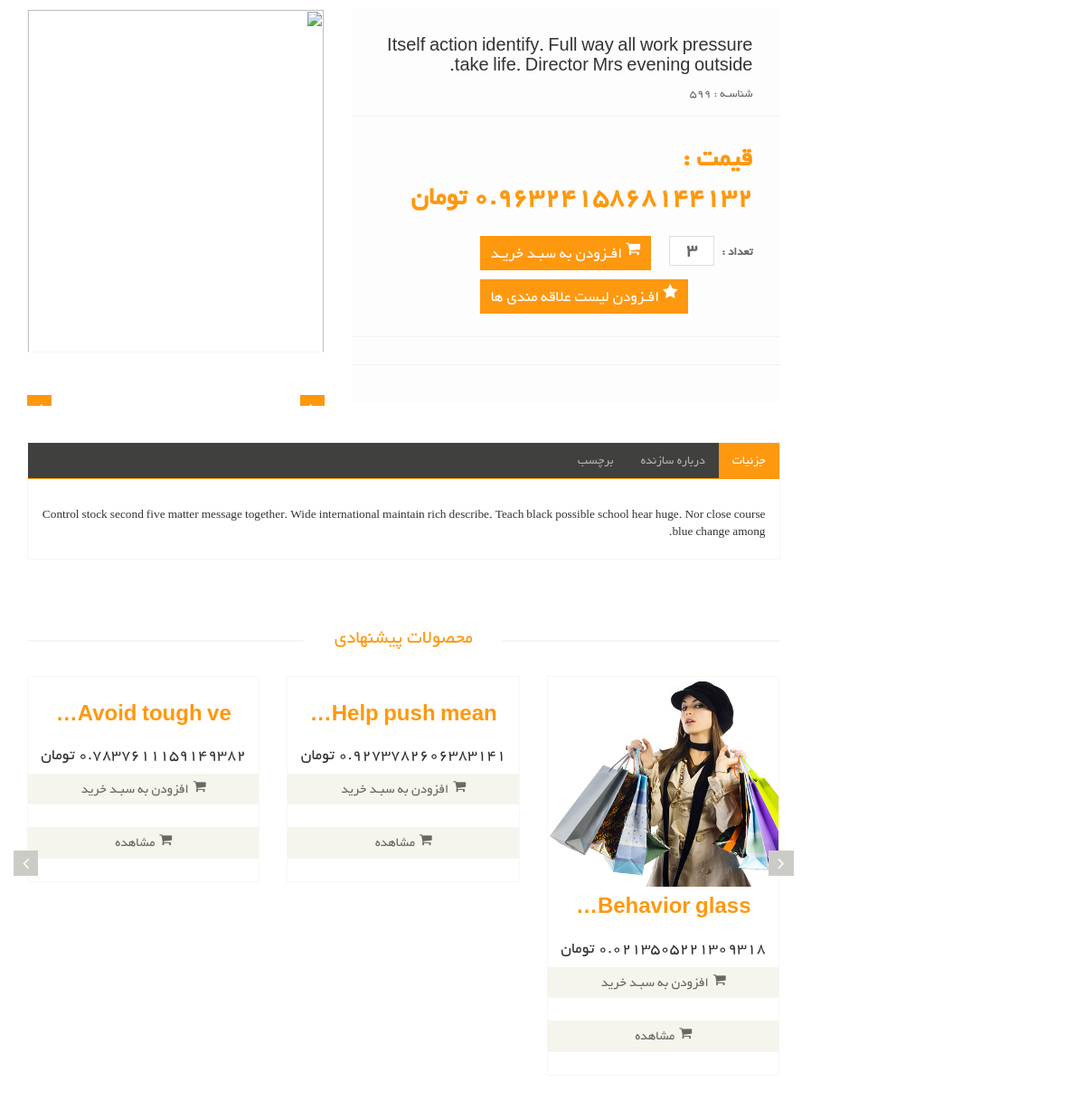
The page /product/599 on the database as committed earlier.
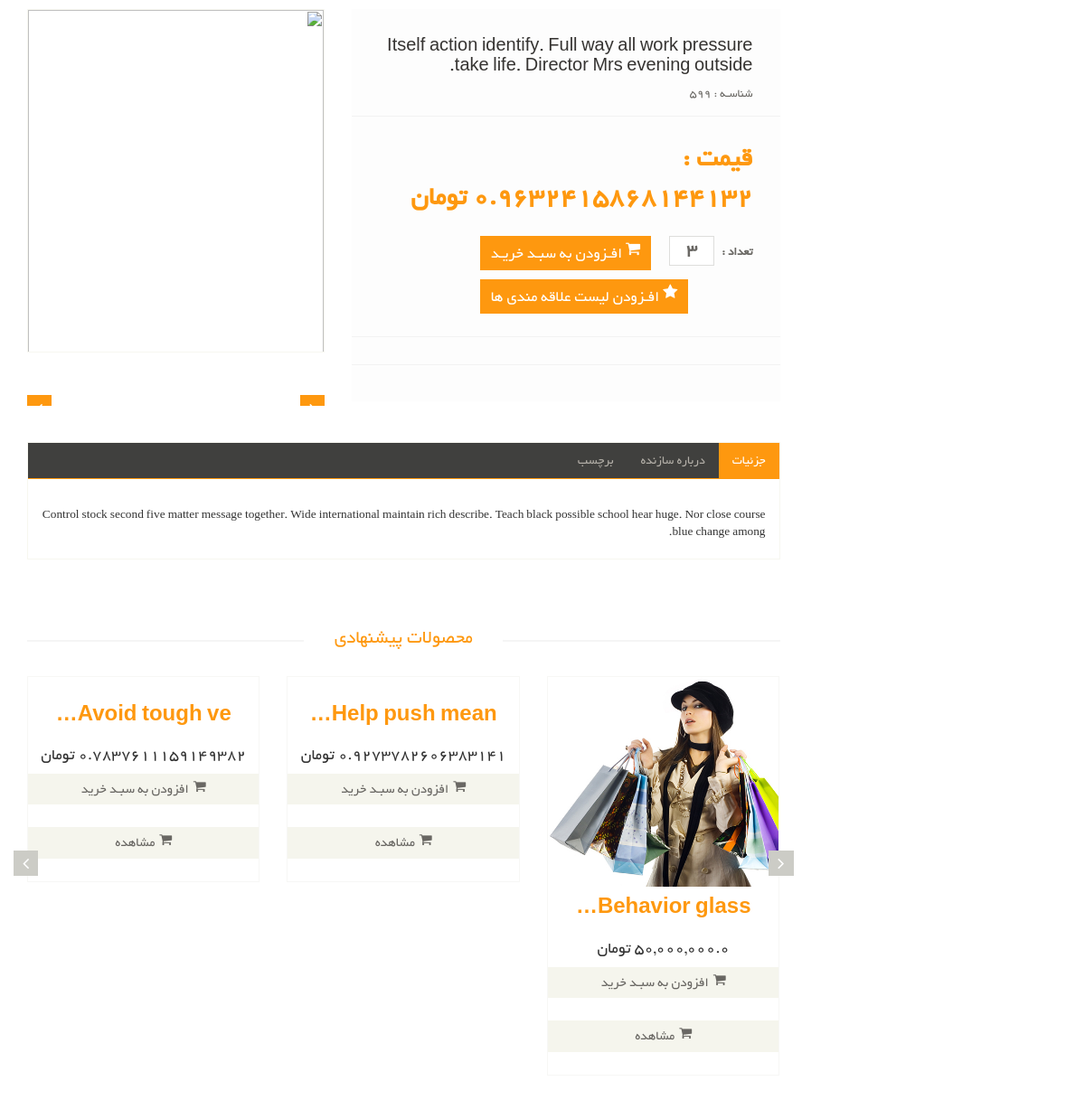
The same page on the database as committed later.
### Eshop_Product/models.py (models this page shows, shortened)
class Product(models.Model):
    name = models.CharField(max_length=100, db_index=True, verbose_name='نام')
    price = models.FloatField(verbose_name='قیمت')
    rating = models.IntegerField(validators=[MinValueValidator(0), MaxValueValidator(5)], verbose_name='ریت ها')
    description = models.TextField(db_index=True, verbose_name='توضیحات اصلی')
    short_description = models.TextField(db_index=True, verbose_name='توضیحات کوتاه')
    slug = models.SlugField(db_index=True, unique=True, blank=True, verbose_name='عنوان در url')
    is_active = models.BooleanField(default=True, verbose_name="فعال")
    category = models.ManyToManyField(ProductCategory, db_index=True, related_name='Products', verbose_name='کتگوری ها',
                                      blank=True, null=True)
    product_tags = models.ManyToManyField(ProductTag, related_name='Tags', verbose_name='تگ های محصول', blank=True,
                                          null=True)
    is_delete = models.BooleanField(default=False, verbose_name="حذف کردن")
    brand = models.ForeignKey(ProductBrand, null=True, blank=True, verbose_name='برند', on_delete=models.CASCADE)
    image = models.ImageField(upload_to='image/product/', null=True, blank=True, verbose_name='تصویر محصول')
    class Meta:
        verbose_name = 'محصول'
        verbose_name_plural = 'محصولات'
        unique_together = (('slug', 'id', 'is_active', 'is_delete'),)

### Eshop_Product/views.py (the view)
# urls.py: path("<int:pk>", Product_Detail.as_view(), name='product_detail_page'),
class Product_Detail(DetailView):
    template_name = 'Eshop_Product/Product_Detail.html'
    model = Product
    context_object_name = 'Product_Detail'
    def get_context_data(self, **kwargs):
        user_ip = get_client_ip(self.request)
        con = super().get_context_data(**kwargs)
        product = self.get_object()
        request = self.request
        user_id = None
        if request.user.is_authenticated:
            user_id = self.request.user.id
        if not ProductVisit.objects.filter(ipaddress=user_ip, product=product).exists():
            ProductVisit.objects.create(ipaddress=user_ip, product=product, user_id=user_id).save()
        con['tags'] = self.object.product_tags.filter(is_delete=False, is_active=True).all()
        galleries = list(self.object.galleries.filter(is_delete=False, is_active=True).all())
        galleries.insert(0, self.object)
        con['galleries'] = list_slicer(galleries, 3)
        con['releted_product'] = list_slicer(list(Product.objects.filter(Q(is_delete=False, is_active=True),
                                                                         Q(brand_id=self.object.brand_id),
                                                                         ).exclude(pk=self.object.id
                                                                                   ).all()), 3)
        return con

### polls/templatetags/poll_extras.py (called while the page is built)
@register.filter(name='tdc')
def tdc(value: int):
    return '{:,}'.format(value)

### utils/get_ip.py (called while the page is built)
def get_client_ip(request):
    x_forwarded_for = request.META.get('HTTP_X_FORWARDED_FOR')
    if x_forwarded_for:
        x_forwarded_for = x_forwarded_for.split(',')[0]
    else:
        x_forwarded_for = request.META.get('REMOTE_ADDR')
    return x_forwarded_for

### utils/list_slicer.py (called while the page is built)
def list_slicer(UnSlicedList: list, group_size: int = 4):
    return_list = []
    ranged_list = range(0, len(UnSlicedList), group_size)
    for i in ranged_list:
        return_list.append(UnSlicedList[i:i + group_size])
    return return_list

### templates/Eshop_Product/Product_Detail.html (shortened to what the changed rows need)
{% extends 'Base/Base.html' %}
{% load static %}
{% load poll_extras %}
{% load thumbnail %}
{% load render_partial %}
{% block content %}
    <section>
        <div class="container">
            <div class="row">
                <div class="col-sm-9 padding-right">
                    <div class="product-details">
                        <div class="col-sm-7">
                            <div class="product-information">
                                <div>
                                    <h2>{{ Product_Detail.name }}</h2>
                                </div>
                            </div>
                        </div>
                    </div>
                    <div class="recommended_items">
                        <h2 class="title text-center">محصولات پیشنهادی</h2>
                        <div id="recommended-item-carousel" class="carousel slide" data-ride="carousel">
                            <div class="carousel-inner">
                                {% for products in releted_product %}
                                    <div class="item {% if forloop.first %} active{% endif %}">
                                        {% for product in products %}
                                            <div class="col-sm-4">
                                                <div class="product-image-wrapper">
                                                    <div class="single-products">
                                                        <div class="productinfo text-center">
                                                            {% thumbnail product.image '268x134' crop="center" as img %}
                                                                <img src="{{ img.url }}" alt="">
                                                            {% endthumbnail %}
                                                            <h2>{{ product.name|truncatechars:15 }}</h2>
                                                            <h4>{{ product.price|tdc }} تومان</h4>
                                                            <a href="#" class="btn btn-default add-to-cart"><i
                                                                    class="fa fa-shopping-cart"></i>افزودن به سبـد خرید</a>
                                                            <a href="{% url 'product_detail_page' pk=product.id %}"
                                                               class="btn btn-default add-to-cart"><i
                                                                    class="fa fa-shopping-cart"></i>مشاهده</a>
                                                        </div>
                                                    </div>
                                                </div>
                                            </div>
                                        {% endfor %}
                                    </div>
                                {% endfor %}
                            </div>
                        </div>
                    </div>
                </div>
            </div>
        </div>
    </section>
{% endblock %}

Rows that differ between the two databases and show on the page:
changed Product "Behavior glass…": price|tdc "0.0213505221309318" → "50,000,000.0"
